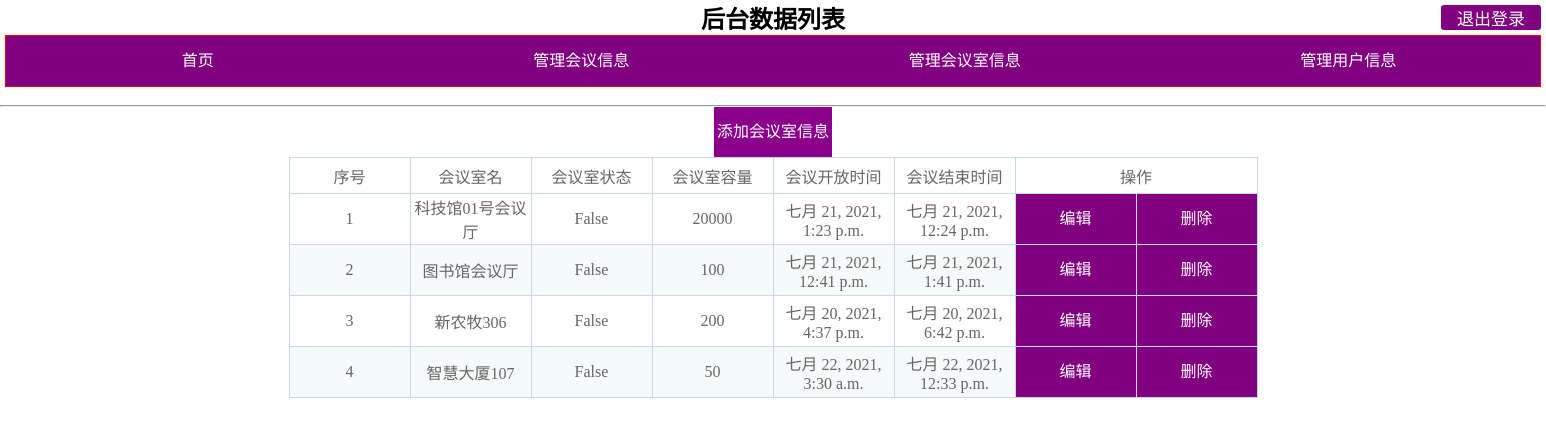
/admi_adddata, run on the app's committed database.
### myapp/models.py (models this page shows)
class Manage_rooms(models.Model):#主要参数与会议列表的参数一致
        room_id=models.CharField(max_length=20)
        room_statu=models.BooleanField()   #会议室的状态（注意和会议的状态区分）
        allow_num=models.PositiveIntegerField(verbose_name="允许人数")
        open_starttime = models.DateTimeField(null=True)
        open_endtime = models.DateTimeField(null=True)
        class Meta:
            db_table = 'Manage_rooms'

### myapp/views.py (the view)
# urls.py: path('admi_adddata', views.admi_adddata, name='admi_adddata'),
def admi_adddata(request):
    shujus=Manage_rooms.objects.all()
    context={
        'shujus':shujus
    }
    return render(request,'myapp/admi_adddata.html',context)

### templates/myapp/admi_adddata.html (shortened to what this page needs)
{% extends 'myapp/admin_base.html' %}
{% block content %}
    <center>
    <a href="{%url 'admi_adddat' %}" style="display:block;width:118px;height:50px;text-decoration:none;background-color: darkmagenta;color:white;text-align:center;line-height: 50px;">添加会议室信息</a>
        <table border="1">
            <thead>
             <tr>
                 <td>序号</td>
                 <td>会议室名</td>
                 <td>会议室状态</td>
                 <td>会议室容量</td>
                 <td>会议开放时间</td>
                 <td>会议结束时间</td>
                 <td colspan="2">操作</td>
             </tr>
            </thead>
        <tbody>
        {% for port in shujus %}
            <tr>
                <td>{{ port.id }}</td>
                <td>{{ port.room_id }}</td>
                <td>{{ port.room_statu }}</td>
                <td>{{ port.allow_num }}</td>
                <td>{{ port.open_starttime }}</td>
                <td>{{ port.open_endtime }}</td>
                <td><a href="{% url 'admi_editdata' port.id %}" style="text-decoration:none;background-color: purple;color:white;display:block;width:120px;height:50px;text-align:center;line-height: 50px;">编辑</a></td>
                <td><a href="{% url 'admi_delet' port.id %}" onclick="return confirm('确定要删除嘛？')" style="text-decoration:none;background-color: purple;color:white;display:block;width:120px;height:50px;text-align:center;line-height: 50px;">删除</a></td>
            </tr>
        {% endfor %}
        </tbody>
        </table>
    </center>
{% endblock %}

### templates/myapp/admi_adddata.html (style rules this page uses)
table { border-collapse: collapse; margin: 0 auto; text-align: center; }
table td, table th { width: 120px; border: 1px solid #cad9ea; color: #666; height: 35px; }
table tr:nth-child(odd) { background: #fff; }
table tr:nth-child(even) { background: #F5FAFA; }

### templates/myapp/admin_base.html (style rules this page uses)
* { margin:0; padding:0; }

### data on the page
Manage_rooms: id "1", room_id "科技馆01号会议厅", room_statu "False", allow_num "20000", open_starttime "七月 21, 2021, 1:23 p.m.", open_endtime "七月 21, 2021, 12:24 p.m."
Manage_rooms: id "2", room_id "图书馆会议厅", room_statu "False", allow_num "100", open_starttime "七月 21, 2021, 12:41 p.m.", open_endtime "七月 21, 2021, 1:41 p.m."
Manage_rooms: id "3", room_id "新农牧306", room_statu "False", allow_num "200", open_starttime "七月 20, 2021, 4:37 p.m.", open_endtime "七月 20, 2021, 6:42 p.m."
Manage_rooms: id "4", room_id "智慧大厦107", room_statu "False", allow_num "50", open_starttime "七月 22, 2021, 3:30 a.m.", open_endtime "七月 22, 2021, 12:33 p.m."
